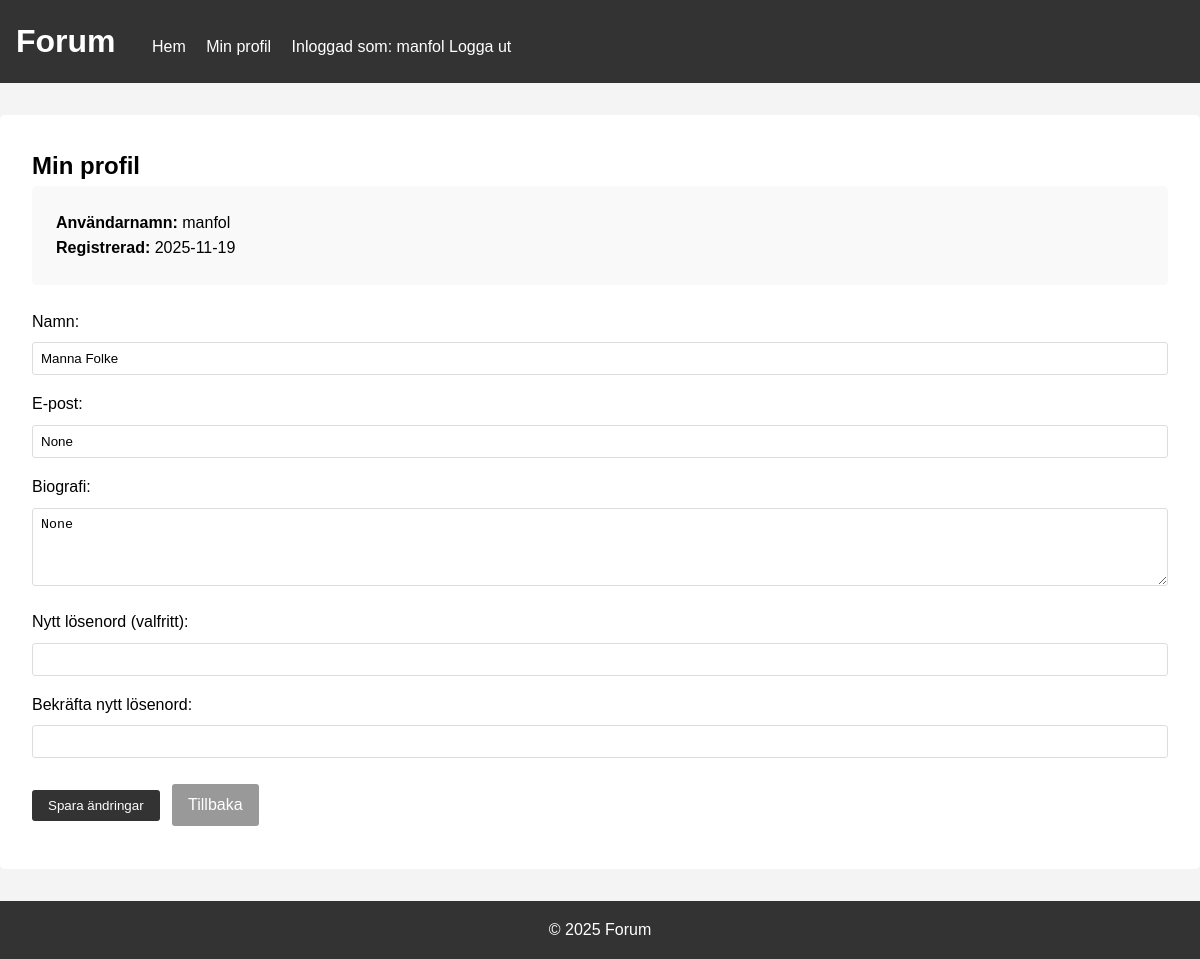
Screenshot of /profile (signed in) with the database file from the repository.
### tables this page shows
CREATE TABLE users (
        id INTEGER PRIMARY KEY AUTOINCREMENT,
        username TEXT UNIQUE NOT NULL,
        password TEXT NOT NULL,
        name TEXT NOT NULL,
        email TEXT,
        bio TEXT,
        created_at TIMESTAMP DEFAULT CURRENT_TIMESTAMP
    );

### app.py (the view, shortened to what this page needs)
@app.route('/profile', methods=['GET', 'POST'])
def profile():
    if not session.get('user_id'):
        flash('Du måste vara inloggad för att se profil', 'error')
        return redirect(url_for('login'))
    user = get_user_by_id(session['user_id'])
    return render_template('profile.html', user=user)

### databas.py (called while the page is built)
def get_connection():
    conn = sqlite3.connect('forum.db')
    conn.row_factory = sqlite3.Row
    return conn

def get_user_by_id(user_id):
    conn = get_connection()
    user = conn.execute('SELECT * FROM users WHERE id = ?', (user_id,)).fetchone()
    conn.close()
    return dict(user) if user else None

### templates/profile.html (shortened to what this page needs)
{% extends "base.html" %}
{% block content %}
  <h2>Min profil</h2>
  <div class="profile-info">
    <p><strong>Användarnamn:</strong> {{ user.username }}</p>
    <p><strong>Registrerad:</strong> {{ user.created_at[:10] }}</p>
  </div>
  <form method="POST" action="{{ url_for('profile') }}">
    <div>
      <label for="name">Namn:</label>
      <input type="text" id="name" name="name" value="{{ user.name }}" required />
    </div>
    <div>
      <label for="email">E‑post:</label>
      <input type="text" id="email" name="email" value="{{ user.email }}" />
    </div>
    <div>
      <label for="bio">Biografi:</label>
      <textarea id="bio" name="bio" rows="4">{{ user.bio }}</textarea>
    </div>
    <div>
      <label for="password">Nytt lösenord (valfritt):</label>
      <input type="password" id="password" name="password" />
    </div>
    <div>
      <label for="password_confirm">Bekräfta nytt lösenord:</label>
      <input type="password" id="password_confirm" name="password_confirm" />
    </div>
    <button type="submit" class="button">Spara ändringar</button>
    <a href="{{ url_for('index') }}" class="button-secondary">Tillbaka</a>
  </form>
{% endblock %}

### templates/base.html (shortened to what this page needs)
<!DOCTYPE html>
<html lang="sv">
  <head>
    <link rel="stylesheet" href="{{ url_for('static', filename='style.css') }}" />
  </head>
  <body>
    <header>
      <h1>Forum</h1>
      <nav>
        <a href="{{ url_for('index') }}">Hem</a>
        {% if session.get('user_id') %}
          <a href="{{ url_for('profile') }}">Min profil</a>
          Inloggad som: {{ session.get('username') }}
          <a href="{{ url_for('logout') }}">Logga ut</a>
        {% else %}
          <a href="{{ url_for('login') }}">Logga in</a>
          <a href="{{ url_for('register') }}">Registrera</a>
        {% endif %}
      </nav>
    </header>
    <main>
      {% block content %}{% endblock %}
    </main>
    <footer>
      &copy; 2025 Forum
    </footer>
  </body>
</html>

### static/style.css (style rules this page uses)
* { margin: 0; padding: 0; box-sizing: border-box; }
body { font-family: Arial, sans-serif; line-height: 1.6; background-color: #f4f4f4; }
header { background: #333; color: #fff; padding: 1rem; }
header h1 { display: inline; margin-right: 2rem; }
nav { display: inline; }
nav a { color: #fff; text-decoration: none; margin-right: 1rem; }
main { max-width: 1200px; margin: 2rem auto; padding: 0 1rem; background: #fff; padding: 2rem; border-radius: 5px; }
footer { text-align: center; padding: 1rem; background: #333; color: #fff; margin-top: 2rem; }
form div { margin-bottom: 1rem; }
label { display: block; margin-bottom: 0.5rem; }
input[type="text"], input[type="password"], textarea { width: 100%; padding: 0.5rem; border: 1px solid #ddd; border-radius: 3px; }
button[type="submit"] { background: #333; color: #fff; padding: 0.5rem 1rem; border: none; border-radius: 3px; cursor: pointer; }
.button { display: inline-block; background: #333; color: #fff; padding: 0.5rem 1rem; text-decoration: none; border-radius: 3px; margin: 1rem 0; cursor: pointer; }
.button-secondary { display: inline-block; background: #999; color: #fff; padding: 0.5rem 1rem; text-decoration: none; border-radius: 3px; margin-left: 0.5rem; cursor: pointer; }
.profile-info { background: #f9f9f9; padding: 1.5rem; border-radius: 5px; margin-bottom: 1.5rem; }

### rows the page displays
users: get "manfol", username "manfol", created_at "2025-11-19", name "Manna Folke"
